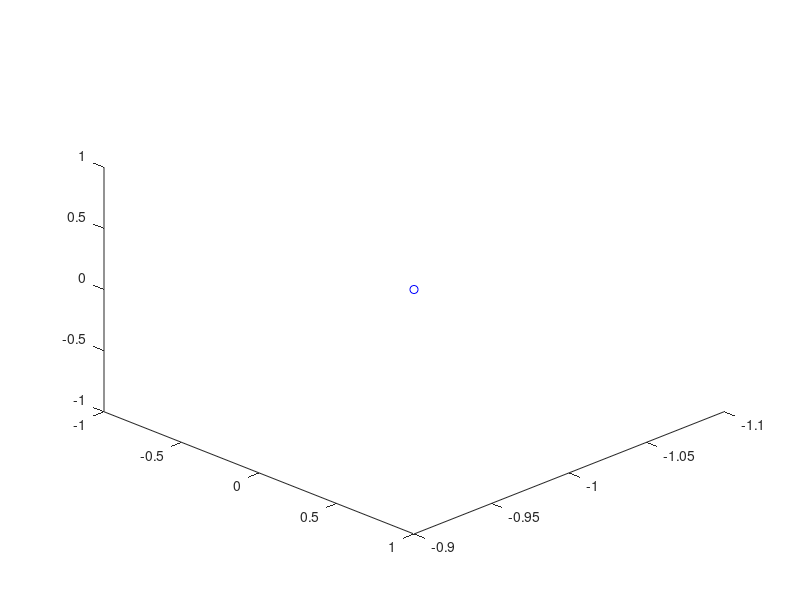

Here is the MATLAB script that generated this plot: (Note: this script raises an error after producing the figure.)
clc 
clear all
close all

% Time step [s]
step = 0.001 ;  

%Body Mass 
m1 = 1; 
m2 = 1; 
m3 = 1; 
M = [m1 ; m2 ; m3] ; 

% Newton constant
G = 1;

% Time vector
t = 0:step:5; 



% Initial condiition were taken from:

%{
Numerical Search for Periodic Solutions in the Vicinity of the
Figure-Eight Orbit: Slaloming around Singularities on the Shape
Sphere
Milovan ˇSuvakov 

%C. Moore, Phys. Rev. Lett. 70, 3675 (1993).
%C. Sim ́o, Contemp Math 292 20928 (2002)

%}

% Initial conditions -- positions
x10 = -1;
y10 = 0;
z10 = 0 ;
 

x20 = -x10; 
y20 = -y10 ;  
z20 = 0 ; 

x30 = 0 ; 
y30 = 0 ; 
z30 = 0 ; 

% Initial condition -- velocity 

vx10 =  0.3471; 
vy10 =  0.5327;  
vz10 = 0 ; 

vx20 = vx10; 
vy20 = vy10;
vz20 = 0 ; 

vx30 = -2*vx10; 
vy30 = -2*vy10; 
vz30 = 0 ; 

% Preparing the vector to store the solution 
% There are 3 columns since I want to simulate three bodies 
x = zeros(numel(t),3) ; 
y = zeros(numel(t),3) ;
z = zeros(numel(t),3) ;  
vx = zeros(numel(t),3); 
vy = zeros(numel(t),3); 
vz = zeros(numel(t),3); 

% Assign the initial conditions
x(1,1) = x10 ;
x(1,2) = x20 ; 
x(1,3) = x30 ; 
y(1,1) = y10 ;
y(1,2) = y20 ; 
y(1,3) = y30 ; 
z(1,1) = z10 ;
z(1,2) = z20 ; 
z(1,3) = z30 ;
vx(1,1) = vx10  ;
vx(1,2) = vx20  ; 
vx(1,3) = vx30  ; 
vy(1,1) = vy10 ;
vy(1,2) = vy20 ; 
vy(1,3) = vy30 ; 
vz(1,1) = vz10 ;
vz(1,2) = vz20 ; 
vz(1,3) = vz30 ; 

%% Compute the Force
Fx = @(dx,dy,dz,mass) (-dx.*mass*G)./(sqrt (dx.^2 + dy.^2 + dz.^2) ).^3  ; 
Fy = @(dx,dy,dz,mass) (-dy.*mass*G) ./ ( sqrt (dx.^2 + dy.^2 + dz.^2 ) ).^3 ; 
Fz = @(dx,dy,dz,mass) (-dz.*mass*G) ./ ( sqrt (dx.^2 + dy.^2 + dz.^2 ) ).^3 ; 

%% Equation obtained by applying the simple Euler method 
% x(t+step) = x(t) + step * vx(t) 
% y(t+step) = y(t) + step * vy(t) 
% z(t+step) = z(t) + step * vz(t)
 
% vx(t+step) = vx(t) +step * fx(t) 
% vy(t+step) = vy(t) +step * fy(t) 
% vz(t+step) = vz(t) +step * fz(t)
% loop over each time step

for i = 1:length(t) 
    
	 % computing the postion at i+1
         x(i+1,:) = x(i,:) + step*vx(i,:) ;
         y(i+1,:) = y(i,:) + step*vy(i,:) ;
         z(i+1,:) = z(i,:) + step*vz(i,:) ;
    
	 % loop over the number of body 
         for j = 1:3
      
  
        dx = ( x(i,j)-x(i,:) )' ; 
        dy = ( y(i,j)-y(i,:) )' ; 
	    dz = ( z(i,j)-z(i,:) )' ; 
        
        Fxtot =  Fx (dx,dy,dz,M )  ; 
        Fytot =  Fy ( dx,dy,dz, M )  ; 
	    Fztot =  Fz ( dx,dy,dz, M )  ; 
                
        % change NaN into zeros
	% the NaN comes when computing the interaction of a body with itself
	% since (dx,dy,dz) = 0 
  
        Fxtot ( isnan(Fxtot)) = 0  ; 
        Fytot ( isnan(Fytot)) = 0 ; 
        Fztot ( isnan(Fztot)) = 0 ; 
 
	% total force exerted on the body i from all the other       
        Fxtot = sum(Fxtot)  ; 
        Fytot = sum(Fytot)  ;  
	    Fztot = sum(Fztot)  ; 
        
        
        
     
     % Computing the velocity at i+1
        vx(i+1,j)  = vx(i,j) + step * Fxtot;
        vy(i+1,j)  = vy(i,j) + step * Fytot;
        vz(i+1,j)  = vz(i,j) + step * Fztot;
        
	end
    
    
    
end

figure()
view([45 45 45 ]) 
hold on 
comet3(x(:,1),y(:,1),z(:,1))
comet3(x(1,1),y(1,1),z(1,1),'r*')
comet3( x(:,2) ,y(:,2),z(:,2)) 
comet3(x(2,2),y(2,2),z(2,2),'r*')
comet3( x(:,3) ,y(:,3),z(:,3))
comet3(x(3,3),y(3,3),z(3,3),'r*')
xlabel('x')
ylabel('y')
zlabel('z')
legend('B1','B1 start','B2','B2 start','B3','B3 start')
grid on
